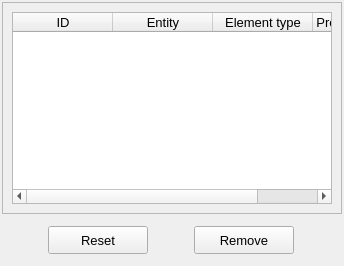
           <widget class="QWidget" name="tab_list">
            <attribute name="title">
             <string>List</string>
            </attribute>
            <layout class="QGridLayout" name="gridLayout_9">
             <property name="leftMargin">
              <number>2</number>
             </property>
             <property name="topMargin">
              <number>2</number>
             </property>
             <property name="rightMargin">
              <number>2</number>
             </property>
             <property name="bottomMargin">
              <number>2</number>
             </property>
             <property name="spacing">
              <number>2</number>
             </property>
             <item row="0" column="0">
              <widget class="QFrame" name="frame_5">
               <property name="frameShape">
                <enum>QFrame::Shape::StyledPanel</enum>
               </property>
               <property name="frameShadow">
                <enum>QFrame::Shadow::Raised</enum>
               </property>
               <layout class="QGridLayout" name="gridLayout_2">
                <item row="0" column="0">
                 <widget class="QTreeWidget" name="treeWidget_prescribed_dof">
                  <property name="minimumSize">
                   <size>
                    <width>320</width>
                    <height>170</height>
                   </size>
                  </property>
                  <property name="maximumSize">
                   <size>
                    <width>16777215</width>
                    <height>200</height>
                   </size>
                  </property>
                  <property name="font">
                   <font>
                    <family>MS Shell Dlg 2</family>
                    <pointsize>10</pointsize>
                    <italic>false</italic>
                    <bold>false</bold>
                   </font>
                  </property>
                  <property name="toolTip">
                   <string>Select a node to remove the attributed boundary condition.</string>
                  </property>
                  <property name="indentation">
                   <number>1</number>
                  </property>
                  <property name="headerHidden">
                   <bool>false</bool>
                  </property>
                  <attribute name="headerHighlightSections">
                   <bool>false</bool>
                  </attribute>
                  <attribute name="headerShowSortIndicator" stdset="0">
                   <bool>false</bool>
                  </attribute>
                  <attribute name="headerStretchLastSection">
                   <bool>true</bool>
                  </attribute>
                  <column>
                   <property name="text">
                    <string>ID</string>
                   </property>
                   <property name="textAlignment">
                    <set>AlignCenter</set>
                   </property>
                  </column>
                  <column>
                   <property name="text">
                    <string>Entity</string>
                   </property>
                   <property name="textAlignment">
                    <set>AlignCenter</set>
                   </property>
                  </column>
                  <column>
                   <property name="text">
                    <string>Element type</string>
                   </property>
                   <property name="textAlignment">
                    <set>AlignCenter</set>
                   </property>
                  </column>
                  <column>
                   <property name="text">
                    <string>Prescribed DOF</string>
                   </property>
                   <property name="textAlignment">
                    <set>AlignCenter</set>
                   </property>
                  </column>
                 </widget>
                </item>
               </layout>
              </widget>
             </item>
             <item row="1" column="0">
              <widget class="QFrame" name="frame_3">
               <property name="minimumSize">
                <size>
                 <width>320</width>
                 <height>48</height>
                </size>
               </property>
               <property name="maximumSize">
                <size>
                 <width>16777215</width>
                 <height>48</height>
                </size>
               </property>
               <property name="frameShape">
                <enum>QFrame::Shape::NoFrame</enum>
               </property>
               <property name="frameShadow">
                <enum>QFrame::Shadow::Raised</enum>
               </property>
               <layout class="QGridLayout" name="gridLayout_8">
                <property name="leftMargin">
                 <number>4</number>
                </property>
                <property name="topMargin">
                 <number>4</number>
                </property>
                <property name="rightMargin">
                 <number>4</number>
                </property>
                <property name="bottomMargin">
                 <number>4</number>
                </property>
                <property name="spacing">
                 <number>4</number>
                </property>
                <item row="0" column="0">
                 <widget class="QPushButton" name="pushButton_reset">
                  <property name="minimumSize">
                   <size>
                    <width>100</width>
                    <height>28</height>
                   </size>
                  </property>
                  <property name="maximumSize">
                   <size>
                    <width>100</width>
                    <height>28</height>
                   </size>
                  </property>
                  <property name="font">
                   <font>
                    <family>MS Shell Dlg 2</family>
                    <pointsize>10</pointsize>
                    <italic>false</italic>
                    <bold>false</bold>
                   </font>
                  </property>
                  <property name="styleSheet">
                   <string notr="true"/>
                  </property>
                  <property name="text">
                   <string>Reset</string>
                  </property>
                  <property name="autoDefault">
                   <bool>false</bool>
                  </property>
                 </widget>
                </item>
                <item row="0" column="1">
                 <widget class="QPushButton" name="pushButton_remove">
                  <property name="minimumSize">
                   <size>
                    <width>100</width>
                    <height>28</height>
                   </size>
                  </property>
                  <property name="maximumSize">
                   <size>
                    <width>100</width>
                    <height>28</height>
                   </size>
                  </property>
                  <property name="font">
                   <font>
                    <family>MS Shell Dlg 2</family>
                    <pointsize>10</pointsize>
                    <italic>false</italic>
                    <bold>false</bold>
                   </font>
                  </property>
                  <property name="styleSheet">
                   <string notr="true"/>
                  </property>
                  <property name="text">
                   <string>Remove</string>
                  </property>
                  <property name="autoDefault">
                   <bool>false</bool>
                  </property>
                 </widget>
                </item>
               </layout>
              </widget>
             </item>
            </layout>
           </widget>
